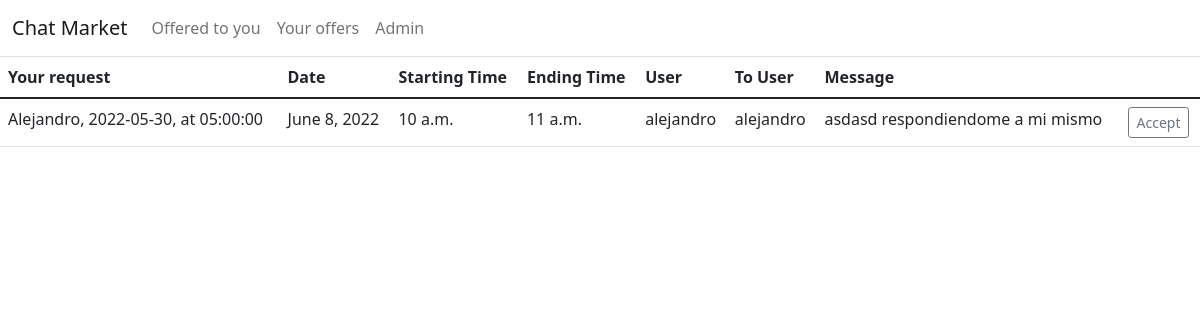
Page /your_offers/ (signed in) on the earlier database version.
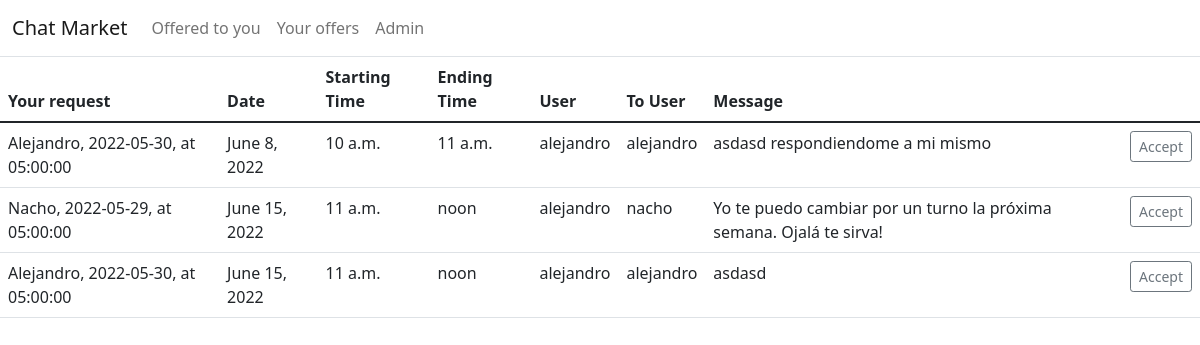
Same page on the later database version.
### chat_commerce/models.py (models this page shows, shortened)
class Offer(models.Model):
    User = models.ForeignKey(User, related_name='offering_user', on_delete=models.CASCADE)
    Request = models.ForeignKey(Request, related_name='original_request', on_delete=models.CASCADE)
    message = models.TextField(blank=True)
    active = models.BooleanField(default=False)
    date = models.DateField()
    start_time = models.TimeField()
    end_time = models.TimeField()
    created_at = models.DateTimeField(auto_now_add=True)
    updated_at = models.DateTimeField(auto_now=True)
    objects = models.Manager()
    accepted = models.BooleanField(default=False)
    class Meta:
        verbose_name_plural = 'Offerings'
        ordering = ('date', "start_time", "end_time")

class Request(models.Model):
    User = models.ForeignKey(User, related_name='requesting_user', on_delete=models.CASCADE)
    message = models.TextField(blank=True)
    active = models.BooleanField(default=False)
    date = models.DateField()
    start_time = models.TimeField()
    end_time = models.TimeField()
    created_at = models.DateTimeField(auto_now_add=True)
    updated_at = models.DateTimeField(auto_now=True)
    objects = models.Manager()
    accepted = models.BooleanField(default=False)
    class Meta:
        verbose_name_plural = 'Requests'
        ordering = ('date', "start_time", "end_time")
    def __str__(self):
        return f"{self.User.username.capitalize()}, {self.date}, at {self.start_time}"

### chat_commerce/views.py (the view)
# urls.py: path('your_offers/', views.YourOffers_ListView.as_view(), name='your_offers'),
class YourOffers_ListView(LoginRequiredMixin, ListView):
    model = Offer
    template_name = 'chat_commerce/your_offers.html'
    raise_exception = True
    def get_queryset(self):
        return Offer.objects.filter(User=self.request.user)

### templates/chat_commerce/your_offers.html (shortened to what this page needs)
{% extends "../base.html" %}
{% block content %}
	<table class="table">
	  <thead>
	    <tr>
		  <th scope="col">Your request</th>
	      <th scope="col">Date</th>
	      <th scope="col">Starting Time</th>
	      <th scope="col">Ending Time</th>
          <th scope="col">User</th>
          <th scope="col">To User</th>
		  <th scope="col">Message</th>
	    </tr>
	  </thead>
	  <tbody>
	    {% for offer in object_list %}
        {% if offer.active %}
		<tr>
		  <td>{{offer.Request}}</td>
	      <td>{{offer.date}}</td>
	      <td>{{offer.start_time}}</td>
	      <td>{{offer.end_time}}</td>
          <td>{{offer.User.username}}</td>
          <td>{{offer.Request.User.username}}</td>
		  <td>{{offer.message}}</td>
		  <td>
			<a button type="button" class="btn btn-outline-secondary btn-sm" href="{% url 'chat_commerce:accept_offer' %}">Accept</a>
		  </td>
	    </tr>
        {% endif %}
	   {% endfor %}
	  </tbody>
	</table>
{% endblock %}

### templates/base.html (shortened to what this page needs)
{% load static %}
<!DOCTYPE html>
<html>
<head>
	<link href="https://cdn.jsdelivr.net/npm/bootstrap@5.1.3/dist/css/bootstrap.min.css" rel="stylesheet">
</head>
<body>
	<header>
	        <nav class="navbar navbar-expand-md navbar-light bg-white border-bottom">
	            <div class="container-fluid">
	                <a class="navbar-brand" href="{% url "chat_commerce:request_list" %}">Chat Market</a>
	                <div class="collapse navbar-collapse" id="navbarCollapse">
	                    <ul class="navbar-nav me-auto mb-2 mb-md-0">
							{% if request.user.is_authenticated %}
							<li class="nav-item active">
	                            <a class="nav-link" aria-current="page" href="{% url "chat_commerce:offerred_to_you" %}">Offered to you</a>
	                        </li>
							<li class="nav-item active">
	                            <a class="nav-link" aria-current="page" href="{% url "chat_commerce:your_offers" %}">Your offers</a>
	                        </li>
	                        <li class="nav-item active">
	                            <a class="nav-link" aria-current="page" href="http://127.0.0.1:8000/admin">Admin</a>
	                        </li>
							{% endif %}
	                    </ul>
	                </div>
	            </div>
	        </nav>
	    </header>
	<div id="content">{% block content %} {% endblock %}</div>
</body>
</html>

Differences in the rows shown:
added Offer: Request "Nacho, 2022-05-29, at 05:00:00", date "June 15, 2022", start_time "11 a.m.", end_time "noon", User.username "alejandro", Request.User.username "nacho", message "Yo te puedo cambiar por un turno la próxima semana. Ojalá te sirva!"
added Offer: Request "Alejandro, 2022-05-30, at 05:00:00", date "June 15, 2022", start_time "11 a.m.", end_time "noon", User.username "alejandro", Request.User.username "alejandro", message "asdasd"
